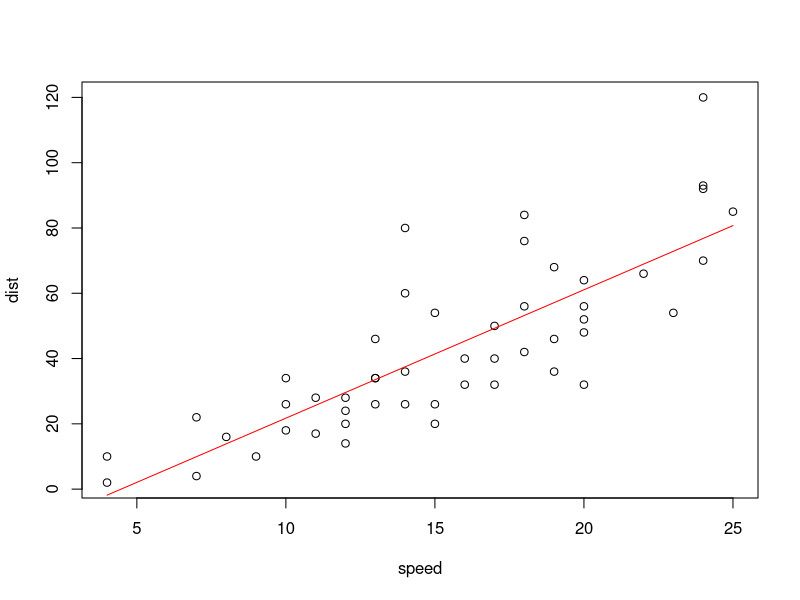

R code for this plot:
data = cars
plot(data)
reg = lm(dist ~ speed, data)
summary(reg)
lines(data$speed, predict(reg), col = 'red')

predict(reg, list(speed=40))
        